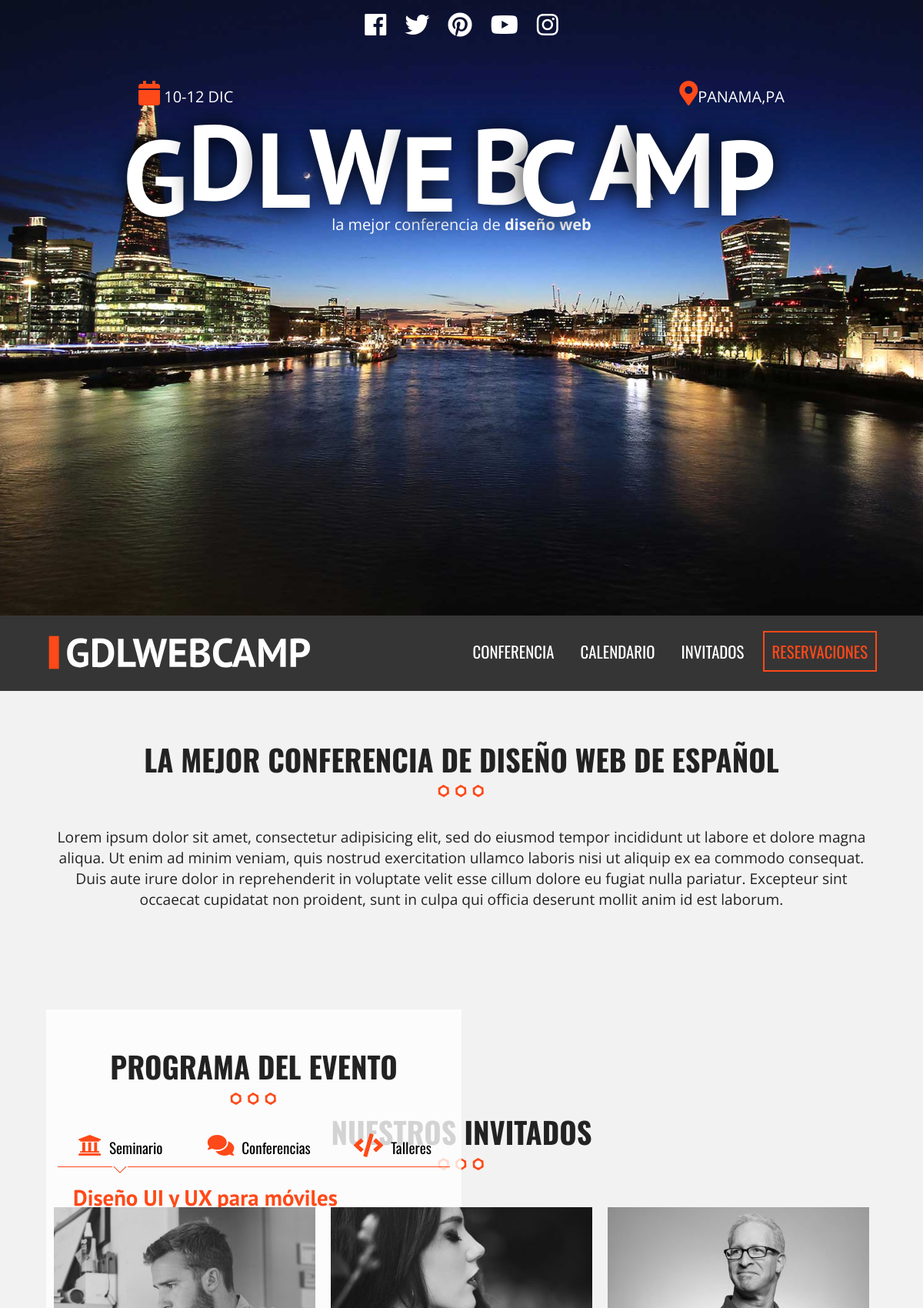
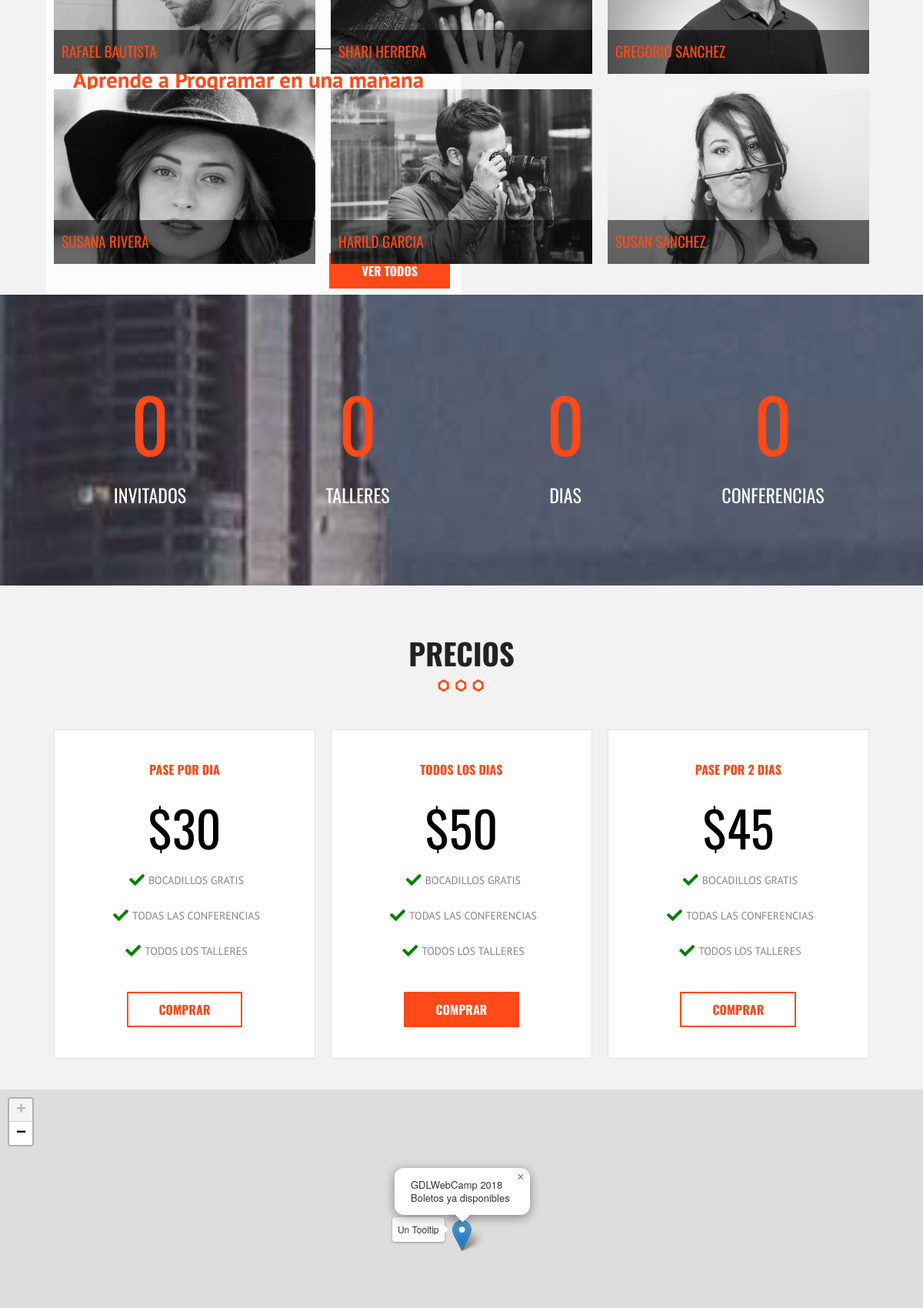
The page / (upper part) on the database its author committed (2 pictures, top to bottom).
### tables this page shows
CREATE TABLE `categoria_evento` (
  `id_categoria` tinyint(10) NOT NULL,
  `cat_evento` varchar(50) NOT NULL,
  `icono` varchar(15) NOT NULL
);

CREATE TABLE `eventos` (
  `evento_id` tinyint(10) NOT NULL,
  `nombre_evento` varchar(60) NOT NULL,
  `fecha_evento` date NOT NULL,
  `hora_evento` time NOT NULL,
  `id_cat_evento` tinyint(10) NOT NULL,
  `id_inv` tinyint(4) NOT NULL,
  `clave` varchar(10) NOT NULL
);

CREATE TABLE `invitados` (
  `invitado_id` tinyint(4) NOT NULL,
  `nombre_invitado` varchar(30) NOT NULL,
  `apellido_invitado` varchar(30) NOT NULL,
  `descripcion` text NOT NULL,
  `url_imagen` varchar(50) NOT NULL
);

### index.php (the view, shortened to what this page needs)
<?php include_once 'includes/templates/header.php'; ?>
  <section class="seccion contenedor">
    <h2>La Mejor conferencia de diseño web de Español </h2>
    <p>Lorem ipsum dolor sit amet, consectetur adipisicing elit, sed do eiusmod tempor incididunt ut labore et dolore magna aliqua. Ut enim ad minim veniam, quis nostrud exercitation ullamco laboris nisi ut aliquip ex ea commodo consequat. Duis aute irure dolor in reprehenderit in voluptate velit esse cillum dolore eu fugiat nulla pariatur. Excepteur sint occaecat cupidatat non proident, sunt in culpa qui officia deserunt mollit anim id est laborum.</p>
  </section>
  <section class="programa">
    <div class="contenedor-video">
      <video  autoplay loop oster="img/bg-talleres.jpg" muted>
        <source src="video/video.mp4" type="video/mp4">
        <source src="video/video.webm" type="video/webm">
        <source src="video/video.ogv" type="video/0gg">
      </video>
    </div>
    <div class="contenido-programa">
      <div class="contenedor">
        <div class="programa-evento">
          <h2>Programa del Evento</h2>
          <?php
              try {
                require_once("includes/funciones/bd_conexion.php");
                $sql = "SELECT * FROM `categoria_evento`";
                $res = $conn->query($sql);
              } catch (\Exception $e) {
                echo $e->getMessage();
              }
           ?>
          <nav class="menu-programa">
            <?php while ($cat = $res->fetch_array(MYSQLI_ASSOC)) { ?>
              <a href="#<?php echo strtolower($cat['cat_evento']); ?>"><i class="fas <?php echo $cat['icono'];?>"></i><?php echo $cat['cat_evento'];?></a>
            <?php } ?>
          </nav>
          <?php
              try {
                $sql =  "select evento_id, nombre_evento, fecha_evento, hora_evento, cat_evento, icono, nombre_invitado, apellido_invitado from eventos inner join categoria_evento on eventos.id_cat_evento = categoria_evento.id_categoria inner join invitados on eventos.id_inv = invitados.invitado_id and eventos.id_cat_evento = 1 order by evento_id LIMIT 2;";
                $sql .= "select evento_id, nombre_evento, fecha_evento, hora_evento, cat_evento, icono, nombre_invitado, apellido_invitado from eventos inner join categoria_evento on eventos.id_cat_evento = categoria_evento.id_categoria inner join invitados on eventos.id_inv = invitados.invitado_id and eventos.id_cat_evento = 2 order by evento_id LIMIT 2;";
                $sql .= "select evento_id, nombre_evento, fecha_evento, hora_evento, cat_evento, icono, nombre_invitado, apellido_invitado from eventos inner join categoria_evento on eventos.id_cat_evento = categoria_evento.id_categoria inner join invitados on eventos.id_inv = invitados.invitado_id and eventos.id_cat_evento = 3 order by evento_id LIMIT 2;";
              } catch (\Exception $e) {
                echo $e->getMessage();
              }
              $conn->multi_query($sql);
              $programa = array();
              do {
                $result = $conn->store_result();
                $res = $result->fetch_all(MYSQLI_ASSOC);
                foreach ($res as $even) {
                  $categoia=  $even["cat_evento"];
                  $evento = array(
                    'titulo' => $even["nombre_evento"] ,
                    'fecha' => $even["fecha_evento"] ,
                    'hora' => $even["hora_evento"] ,
                    'categoia' => $even["cat_evento"] ,
                    'icono' => $even["icono"] ,
                    'invitado' => $even["nombre_invitado"] . " " . $even["apellido_invitado"]
                  );
                  $programa[$categoia][]= $evento;
                }
              } while ($conn->next_result() || $conn->more_results());?>
              <?php foreach ($programa as $tipo_evento => $lista_eventos) {?>
                <div id="<?php echo strtolower($tipo_evento); ?>" class="info-cursos ocultar clearfix">
                  <?php foreach ($lista_eventos as $evento ) { ?>
                  <div class="detalle-evento">
                    <h3><?php echo $evento["titulo"]; ?></h3>
                    <p><i class="fas fa-clock"></i><?php echo $evento["hora"]; ?></p>
                    <p><i class="fas fa-calendar"></i><?php echo strftime("%A, %d de %b del %Y", strtotime($evento["fecha"]));?></p>
                    <p><i class="fas fa-user"></i><?php echo $evento["invitado"]; ?></p>
                  </div>
              <?php   }?>
              <a href="calendario.php" class="button float-right">Ver todos</a>
              </div>
              <?php } ?>
        </div>
      </div>
    </div>
  </section>
  <?php include_once 'includes/templates/invitados.php'; ?>
  <div class="contador paralax" >
    <div class="contenedor">
      <ul class="resumen-evento animar clearfix">
        <li>
          <p class="numero">0</p>
          Invitados
        </li>
        <li>
          <p class="numero">0</p>
          Talleres
        </li>
        <li>
          <p class="numero">0</p>
          Dias
        </li>
        <li>
          <p class="numero">0</p>
          Conferencias
        </li>
      </ul>
    </div>
  </div>
  <section class="precios seccion">
    <h2>Precios</h2>
    <div class="contenedor">
      <ul class="lista-precios clearfix">
        <li>
          <div class="tabla-precios">
            <h3>Pase por Dia</h3>
            <p class="numero">$30</p>
            <ul>
              <li>Bocadillos gratis</li>
              <li>Todas Las Conferencias</li>
              <li>Todos Los Talleres</li>
            </ul>
            <a href="#" class="button hollow">Comprar</a>
          </div>
        </li>
        <li>
          <div class="tabla-precios">
            <h3>Todos Los Dias</h3>
            <p class="numero">$50</p>
            <ul>
              <li>Bocadillos gratis</li>
              <li>Todas Las Conferencias</li>
              <li>Todos Los Talleres</li>
            </ul>
            <a href="#" class="button">Comprar</a>
          </div>
        </li>
        <li>
          <div class="tabla-precios">
            <h3>Pase por 2 Dias</h3>
            <p class="numero">$45</p>
            <ul>
              <li>Bocadillos gratis</li>
              <li>Todas Las Conferencias</li>
              <li>Todos Los Talleres</li>
            </ul>
            <a href="#" class="button hollow">Comprar</a>
          </div>
        </li>
      </ul>
    </div>
  </section>
  <div class="mapa" id="mapa">
  </div>
  <?php include_once 'includes/templates/footer.php'; ?>

### includes/templates/invitados.php (shortened to what this page needs)
<?php
    try {
      require_once("includes/funciones/bd_conexion.php");
      $sql = "SELECT * FROM `invitados`";
      $res = $conn->query($sql);
    } catch (\Exception $e) {
      echo $e->getMessage();
    }
 ?>
   <?php
    $invitados = array();
    while ($invitado = $res->fetch_assoc()) {
      $invit = array(
        'invitado' => $invitado["nombre_invitado"] . " " . $invitado["apellido_invitado"] ,
        'descripcion' => $invitado["descripcion"] ,
        'imagen' => $invitado["url_imagen"],
        'id' => $invitado["invitado_id"]
     );
     $invitados[]= $invit;
   }
     ?>
     <section class="invitados contenedor seccion">
       <h2>Nuestros Invitados</h2>
       <ul class="lista-invitados clearfix">
       <?php   foreach ($invitados as $invitado ) {    ?>
             <li>
               <div class="invitado">
                 <a class="invitado-info" href="#invitado<?php echo $invitado['id']; ?>">
                   <img src="img/<?php   echo $invitado['imagen']  ?>" alt="imagen invitado<?php   echo " " . $invitado['invitado']  ?>">
                   <p><?php   echo $invitado['invitado']  ?></p>
                 </a>
               </div>
             </li>
      <?php } ?>
       </ul>
     </section>

### rows shown on the page
categoria_evento: cat_evento "Seminario"
categoria_evento: cat_evento "Conferencias"
categoria_evento: cat_evento "Talleres"
eventos: nombre_evento "Diseño UI y UX para móviles"
eventos: nombre_evento "Aprende a Programar en una mañana"
invitados: url_imagen (picture), invitado "RAFAEL BAUTISTA"
invitados: url_imagen (picture), invitado "SHARI HERRERA"
invitados: url_imagen (picture), invitado "GREGORIO SANCHEZ"
invitados: url_imagen (picture), invitado "SUSANA RIVERA"
invitados: url_imagen (picture), invitado "HARILD GARCIA"
invitados: url_imagen (picture), invitado "SUSAN SANCHEZ"
